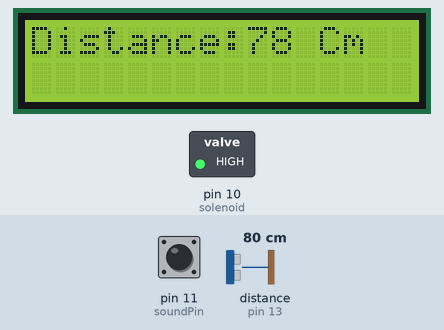
Simulated run of this sketch. Board: Arduino Uno, built with avr-gcc and run on an emulated ATmega328P. Shown: 16×2 character LCD, switched loads named in the sketch (green lamp = pin HIGH). Wiring (inferred from the names in the program): ultrasonic range finder: trigger pin 12; echo pin 13. The inputs (shaded band) are chosen by the test bench; at power-on: pin 11 (soundPin) LOW, distance to the obstacle (sensor on pin 13) 80 cm. The echo pulse lasts 58.3 µs per cm; pins used as bus, display or sensor lines are not drawn.

Above: at 1.2 s.
1.3 s: pin 11 (soundPin) driven HIGH
At 1.7 s:
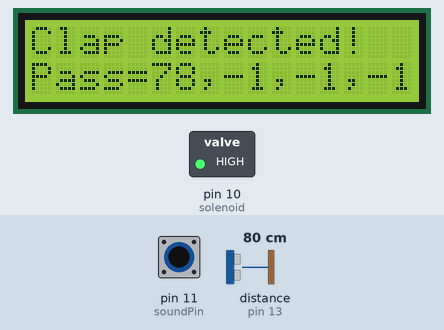
3.3 s: distance to the obstacle (sensor on pin 13) set to 2 cm
At 3.8 s:
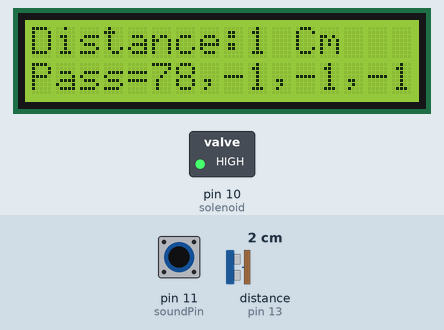
4.8 s: distance to the obstacle (sensor on pin 13) set to 4 cm
At 6.0 s:
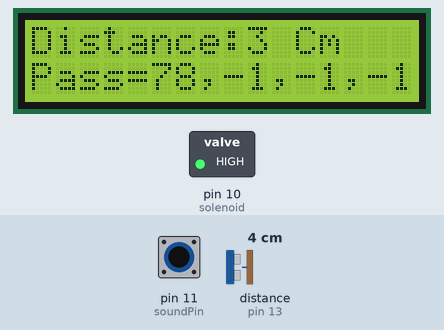
6.3 s: distance to the obstacle (sensor on pin 13) set to 9 cm
At 7.2 s:
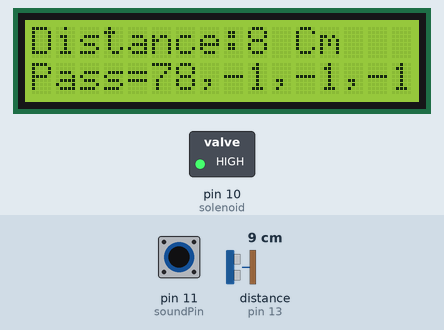
7.8 s: pin 11 (soundPin) pulsed LOW 5 times (0.12 s each, 0.3 s apart)
At 10.0 s:
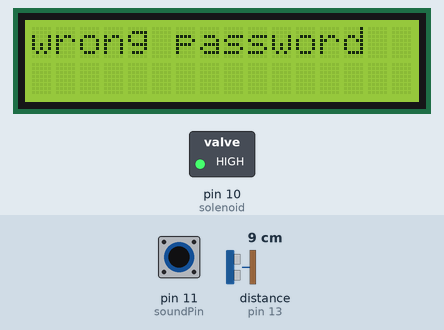

The sketch:

arduino_code.ino
```cpp
#include <stdarg.h>
#include "LiquidCrystal.h"  //lcd libary

LiquidCrystal lcd(7, 6, 5, 4, 3, 2);   //LCD object Parameters: (rs, enable, d4, d5, d6, d7)
#define echoPin 13
#define trigPin 12
#define soundPin 11
#define solenoid 10
#define SERIAL_PRINTF_MAX_BUFF      256
#define F_PRECISION                   6
void serialPrintf(const char *fmt, ...);

int distance;
int getDistance();
long duration;
unsigned long lastEvent = 0;

int key[] = {-1,-1,-1,-1};
int pass[] = {15,10,10,5};
int keyState[] = {-1, 1};

/**
 * --------------------------------------------------------------
 * Perform simple printing of formatted data
 * Supported conversion specifiers:
 *      d, i     signed int
 *      u        unsigned int
 *      ld, li   signed long
 *      lu       unsigned long
 *      f        double
 *      c        char
 *      s        string
 *      %        '%'
 * Usage: %[conversion specifier]
 * Note: This function does not support these format specifiers:
 *      [flag][min width][precision][length modifier]
 * --------------------------------------------------------------
 */
void serialPrintf(const char *fmt, ...) {
  /* buffer for storing the formatted data */
  char buf[SERIAL_PRINTF_MAX_BUFF];
  char *pbuf = buf;  /* pointer to the variable arguments list */
  va_list pargs;

  /* Initialise pargs to point to the first optional argument */
  va_start(pargs, fmt);  /* Iterate through the formatted string to replace all
  conversion specifiers with the respective values */
  while(*fmt) {
    if(*fmt == '%') {
      switch(*(++fmt)) {
        case 'd':
        case 'i':
          pbuf += sprintf(pbuf, "%d", va_arg(pargs, int));
          break;        case 'u':
          pbuf += sprintf(pbuf, "%u", va_arg(pargs, unsigned int));
          break;        case 'l':
          switch(*(++fmt)) {
            case 'd':
            case 'i':
              pbuf += sprintf(pbuf, "%ld", va_arg(pargs, long));
              break;            case 'u':
              pbuf += sprintf( pbuf, "%lu",
                               va_arg(pargs, unsigned long));
              break;
          }
          break;        case 'f':
          pbuf += strlen(dtostrf( va_arg(pargs, double),
                                  1, F_PRECISION, pbuf));
          break;

        case 'c':
          *(pbuf++) = (char)va_arg(pargs, int);
          break;        case 's':
          pbuf += sprintf(pbuf, "%s", va_arg(pargs, char *));
          break;        case '%':
          *(pbuf++) = '%';
          break;        default:
          break;
      }
    } else {
      *(pbuf++) = *fmt;
    }

    fmt++;
  }

  *pbuf = '\0';

  va_end(pargs);
  lcd.print(buf);
}

int getDistance() {

  // Clears the trigPin condition
  digitalWrite(trigPin, LOW);
  delayMicroseconds(2);

  // Sets the trigPin HIGH (ACTIVE) for 10 microseconds
  digitalWrite(trigPin, HIGH);
  delayMicroseconds(10);

  // Reads the echoPin, returns the sound wave travel time in microseconds
  digitalWrite(trigPin, LOW);
  duration = pulseIn(echoPin, HIGH);

  // Calculating the distance
  distance = duration * 0.034 / 2; // Speed of sound wave divided by 2 (go and back)

  return distance;
}

void updateKeyState() {
  for (byte i = 0; i < (sizeof(key) / sizeof(key[0])); i++) {
    if (key[i] == -1) {

      keyState[0] = i;
      keyState[1] = 0;
      return;
    }
  }

  keyState[0] = -1;
  keyState[1] = 1;
}

void checkPass(int distance){

  int keyLen = (sizeof(key) / sizeof(key[0]));

  updateKeyState();
  int pos = keyState[0];
  int isFull = keyState[1];

  //  Reinitialize (or kind of) the key arr
  if (isFull && pos == -1)
    for (byte i = 0; i < keyLen; i++)
      key[i] = -1;

  //  Capture key sequence
  key[pos] = distance;
  lcd.setCursor(0,1);
  serialPrintf("Pass=");
  for (byte i = 0; i < keyLen; i++) {
    serialPrintf("%d", key[i]);

    if (i < keyLen - 1) serialPrintf(",");
  }
  lcd.setCursor(0,1);

  //  Start checking key and pass if key is ready to be checked (full)
  updateKeyState();
  if (keyState[1]){
    for (byte i = 0; i < keyLen; i++) {
      if (key[i] != pass[i]) {
        delay(500);
        lcd.clear();
        serialPrintf("wrong password");
        digitalWrite(solenoid, HIGH);
        return;
      }
    }
    delay(500);
    lcd.clear();
    serialPrintf("password correct");
    digitalWrite(solenoid, LOW);
    delay(5000);
    digitalWrite(solenoid, HIGH);
  }
}

void setup() {
  lcd.begin(16,2);
  pinMode(trigPin, OUTPUT);
  pinMode(echoPin, INPUT);
  pinMode(soundPin, INPUT);
  pinMode(solenoid, OUTPUT);
  digitalWrite(solenoid, HIGH);
  Serial.begin(9600);
}

void loop() {
  getDistance();
  lcd.setCursor(0,0);
  lcd.print("Distance:");
  lcd.print(distance);
  lcd.print(" Cm   ");
  int sensorData = digitalRead(soundPin);

  if (sensorData == HIGH) {

    // If 25ms have passed since last LOW state, it means that
    // the clap is detected and not due to any spurious sounds
    if (millis() - lastEvent > 25) {
      lcd.clear();
      serialPrintf("Clap detected!");
      lcd.setCursor(0,1);
      checkPass(getDistance());
      delay(500);
    }

    // Remember when last event happened
    lastEvent = millis();
  }
}
```

Measured:
- after the input at 1.3 s, the display: first changes at once (image 1 shows a later state)
- after the input at 3.3 s, the display: first differs from a run without the input at once (image 2)
- after the input at 4.8 s, the display: changes at once (image 3)
- after the input at 6.3 s, the display: changes at once (image 4)
- after the input at 7.8 s, the display: first changes after 0.13 s (image 5 shows a later state)
- what the display in image 1 shows lasts 0.5 s, from 1.3 s to 1.8 s
